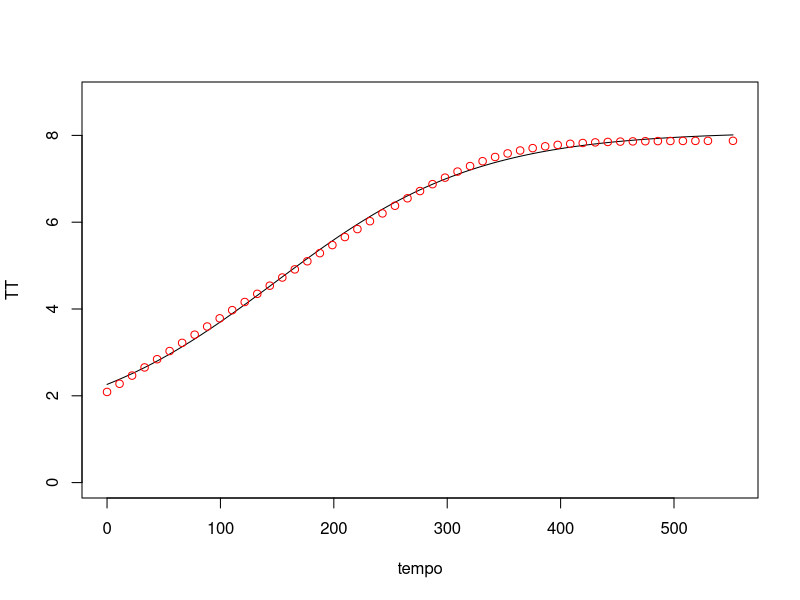
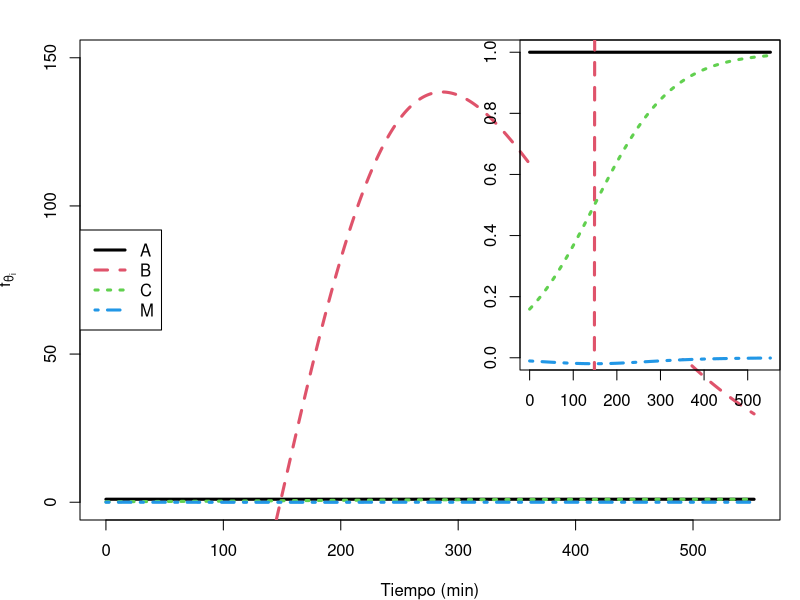
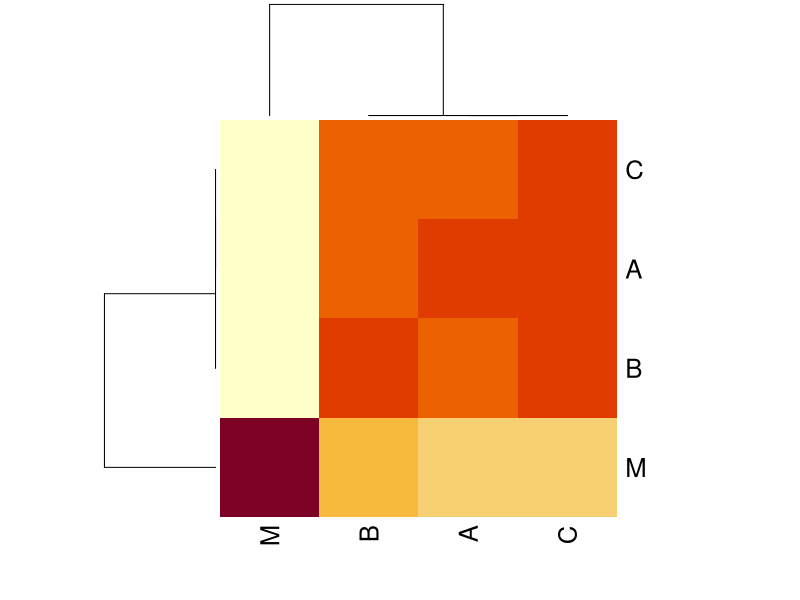
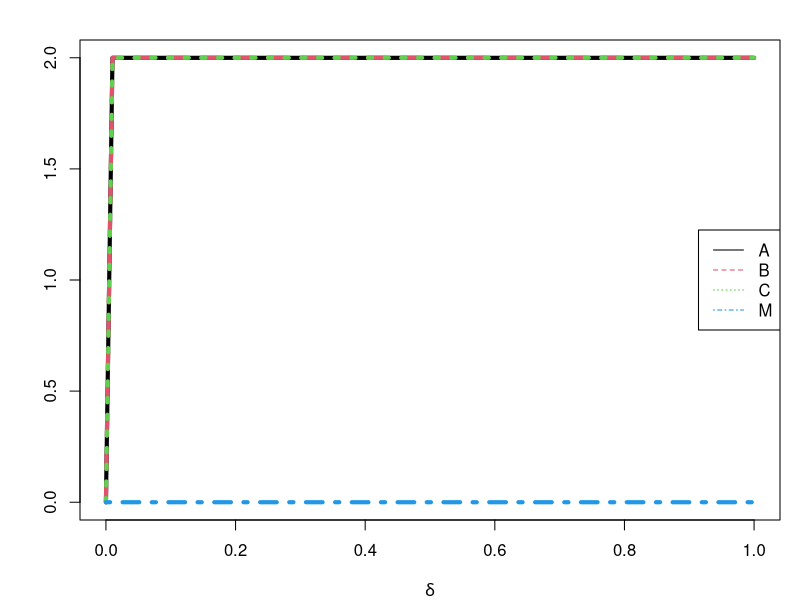
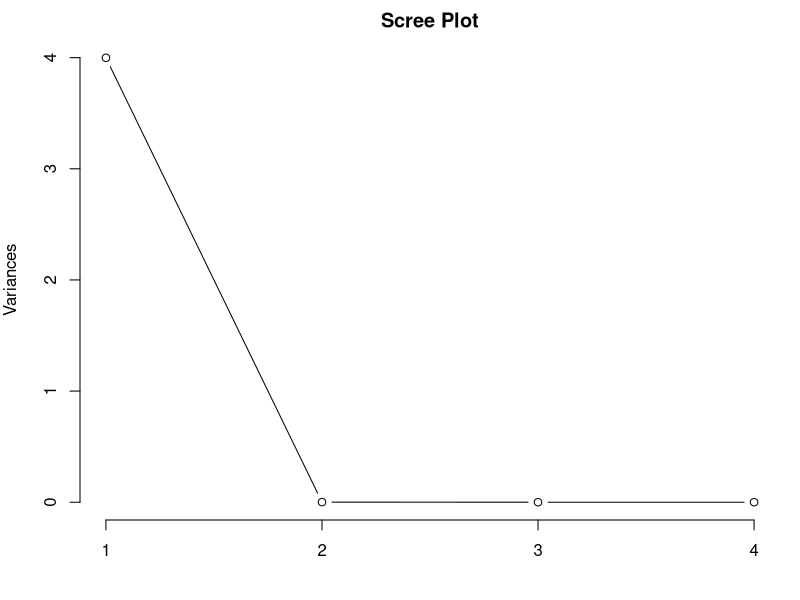
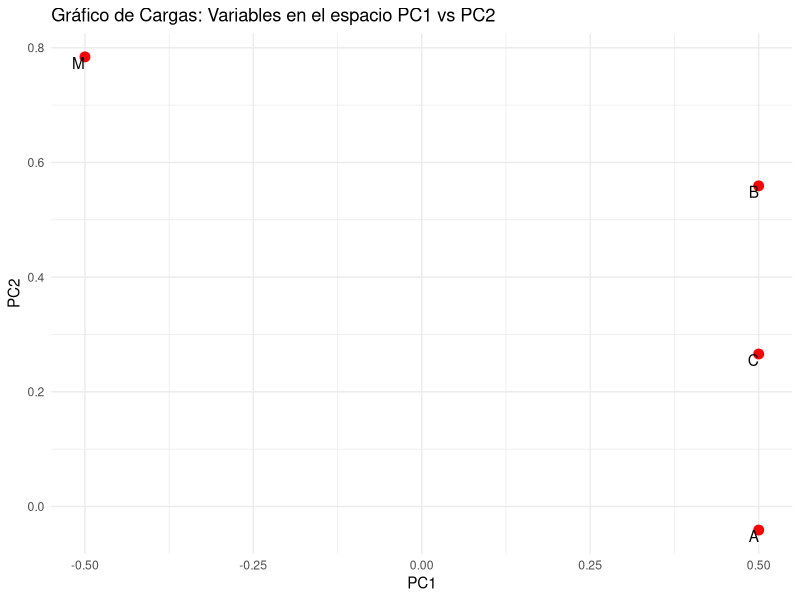
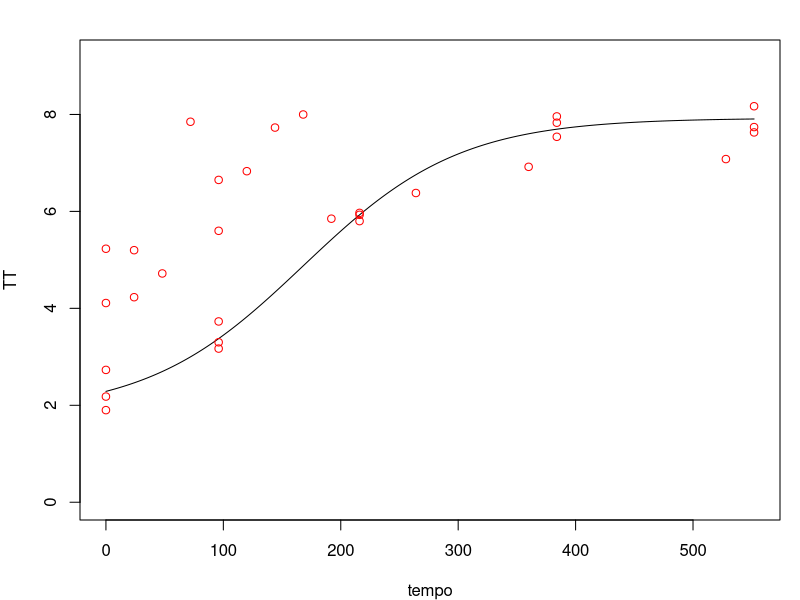
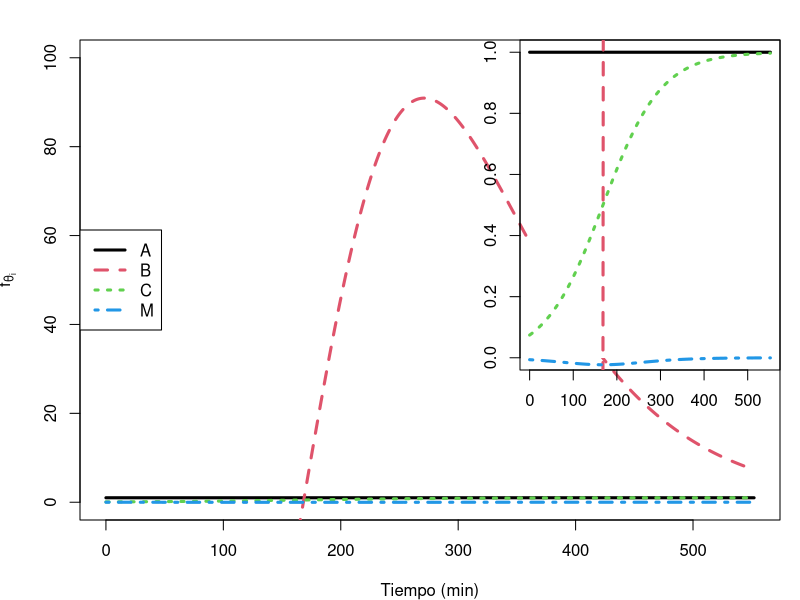

Write R code to recreate these figures, in order.
library(readxl)
library(ggplot2)

##### Datos 1 ####
{
datos <- read_excel("datos/datos.xlsx")

logistico <- function(t, param){
  A <- param[1]
  B <- param[2]
  C <- param[3]
  M <- param[4]
  z <- A + C/(1+exp(-B*(t-M)))
  return(z)
}

par(mfrow = c(1,1))
tempo <- c(0:552)
param <- c(1.1592,0.0112,6.9267,148.5352)
TT <- logistico(tempo,param)
plot(tempo, TT, type = "l", ylim=c(0,max(datos$y)+1))
points(datos$x,datos$y, col = "red")

#### Analisis de sensibilidad####

dA <- function(t, param){
  A <- param[1]
  B <- param[2]
  C <- param[3]
  M <- param[4]
  z <- rep(1, length(t))
  return(z)
}

dB <- function(t, param){
  A <- param[1]
  B <- param[2]
  C <- param[3]
  M <- param[4]
  z <- C*(t-M)*exp(-B*(t-M))/((1+exp(-B*(t-M)))^2)
  return(z)
}

dC <- function(t, param){
  A <- param[1]
  B <- param[2]
  C <- param[3]
  M <- param[4]
  z <- 1/(1+exp(-B*(t-M)))
  return(z)
}

dM <- function(t, param){
  A <- param[1]
  B <- param[2]
  C <- param[3]
  M <- param[4]
  z <- -B*C*exp(-B*(t-M))/((1+exp(-B*(t-M)))^2)
  return(z)
}

N <- 1e3
tempo <- seq(min(datos$x), max(datos$x), length.out = N)
S <- matrix(nrow = N, ncol = length(param))
for (i in 1:N){
  S[i,] <- c(dA(tempo[i],param),
             dB(tempo[i],param),
             dC(tempo[i],param),
             dM(tempo[i],param))
}
colnames(S) <- c("A","B","C","M")

####
par(mar = c(4, 4, 2, 1))
plot(c(), c(), xlim = c(0, 552), ylim = c(0, 150), 
     xlab = "Tiempo (min)", ylab = expression(f[theta[i]]))
for (i in 1:4) {
  lines(tempo, S[, i], col = i, lty = i, lwd = 3)
}
legend("left", legend = colnames(S), col = 1:4, lty = 1:4, lwd = 3)

# Ajustar la ventana gráfica para la subgráfica
par(fig = c(0.55, 1, 0.25, 1), new = TRUE)

# Subgráfica
plot(c(), c(), xlim = c(0, 552), ylim = c(0, 1),
     xlab = "", ylab = "", axes = FALSE)
rect(0, 0, 552, 1, col = "white", border = NA)
box()
axis(1)
axis(2)
for (i in 1:4) {
  lines(tempo, S[, i], col = i, lty = i, lwd = 3)
}

#### Estudio correlacion ####

MS <- t(S)%*%S
heatmap(cor(MS))
cor(MS)

delta <- seq(0,1,length.out=100)
cov_tot <- function(MS,ci, delta){
  s <- 0
  CC <- cor(MS)
  for (i in 1:ncol(MS)){
    if (i != ci){
      p <- CC[i,ci]
      s <- s + p*(p >= 1-delta)
    }
  }
  return(s)
}

EV <- matrix(nrow=length(delta),ncol = ncol(MS))
colnames(EV) <- colnames(MS)
plot(c(),c(),ylim=c(0,2),xlim=c(0,1),ylab="",xlab=expression(delta))
for (j in 1:ncol(MS)){
  ev <- c()
  for (k in 1:length(delta)){
    ev <- c(ev,cov_tot(MS,j,delta[k]))
  }
  EV[,j] <- ev
  lines(delta, ev, col=j, type = "l", lwd=4, lty=j)
}
legend("right", legend = colnames(EV), col = 1:ncol(EV), lty = 1:4)
# Parece que el parametro t_lag no tiene correlacion con el resto

for (i in 1:4){
  cat(paste(colnames(EV)[i],":", cov_tot(MS,i,0.25)),"\n")
}

#### Norma columnas ####
for (i in 1:4){
  cat(paste(colnames(EV)[i],":", sum(MS[,i]^2),"\n"))
}

#### Autovalores ####
eigen(MS)

#### PCA ####
pca <- prcomp(MS, scale. = TRUE)
# Scree plot
plot(pca, type = "l", main = "Scree Plot")
# Extraer los puntajes de los primeros dos componentes
pca_data <- as.data.frame(pca$x)
# Extraer las cargas (loadings)
loadings <- as.data.frame(pca$rotation)
# Gráfico de las cargas de las variables
ggplot(loadings, aes(x = PC1, y = PC2, label = rownames(loadings))) +
  geom_point(color = "red", size = 3) +
  geom_text(vjust = 1, hjust = 1) +
  ggtitle("Gráfico de Cargas: Variables en el espacio PC1 vs PC2") +
  theme_minimal()
}

##### Datos 2 ####
{
  datos <- read_excel("datos/Datos2.xlsx")
  
  logistico <- function(t, param){
    A <- param[1]
    B <- param[2]
    C <- param[3]
    M <- param[4]
    z <- A + C/(1+exp(-B*(t-M)))
    return(z)
  }
  
  par(mfrow = c(1,1))
  tempo <- c(0:max(datos$x))
  param <- c(1.8342,0.015,6.0921,168.1591)
  TT <- logistico(tempo,param)
  plot(tempo, TT, type = "l", ylim=c(0,max(datos$y)+1))
  points(datos$x,datos$y, col = "red")
  
  #### Analisis de sensibilidad####
  
  dA <- function(t, param){
    A <- param[1]
    B <- param[2]
    C <- param[3]
    M <- param[4]
    z <- rep(1, length(t))
    return(z)
  }
  
  dB <- function(t, param){
    A <- param[1]
    B <- param[2]
    C <- param[3]
    M <- param[4]
    z <- C*(t-M)*exp(-B*(t-M))/((1+exp(-B*(t-M)))^2)
    return(z)
  }
  
  dC <- function(t, param){
    A <- param[1]
    B <- param[2]
    C <- param[3]
    M <- param[4]
    z <- 1/(1+exp(-B*(t-M)))
    return(z)
  }
  
  dM <- function(t, param){
    A <- param[1]
    B <- param[2]
    C <- param[3]
    M <- param[4]
    z <- -B*C*exp(-B*(t-M))/((1+exp(-B*(t-M)))^2)
    return(z)
  }
  
  N <- 1e3
  tempo <- seq(min(datos$x), max(datos$x), length.out = N)
  S <- matrix(nrow = N, ncol = length(param))
  for (i in 1:N){
    S[i,] <- c(dA(tempo[i],param),
               dB(tempo[i],param),
               dC(tempo[i],param),
               dM(tempo[i],param))
  }
  colnames(S) <- c("A","B","C","M")
  ####
  par(mar = c(4, 4, 2, 1))
  plot(c(), c(), xlim = c(0, 552), ylim = c(0, 100), 
       xlab = "Tiempo (min)", ylab = expression(f[theta[i]]))
  for (i in 1:4) {
    lines(tempo, S[, i], col = i, lty = i, lwd = 3)
  }
  legend("left", legend = colnames(S), col = 1:4, lty = 1:4, lwd = 3)
  
  # Ajustar la ventana gráfica para la subgráfica
  par(fig = c(0.55, 1, 0.25, 1), new = TRUE)
  
  # Subgráfica
  plot(c(), c(), xlim = c(0, 552), ylim = c(0, 1),
       xlab = "", ylab = "", axes = FALSE)
  rect(0, 0, 552, 1, col = "white", border = NA)
  box()
  axis(1)
  axis(2)
  for (i in 1:4) {
    lines(tempo, S[, i], col = i, lty = i, lwd = 3)
  }
  
  #### Estudio correlacion ####
  MS <- t(S)%*%S
  heatmap(cor(MS))
  delta <- seq(0,1,length.out=100)
  cov_tot <- function(MS,ci, delta){
    s <- 0
    CC <- cor(MS)
    for (i in 1:ncol(MS)){
      if (i != ci){
        p <- CC[i,ci]
        s <- s + p*(p >= 1-delta)
      }
    }
    return(s)
  }
  
  EV <- matrix(nrow=length(delta),ncol = ncol(MS))
  colnames(EV) <- colnames(MS)
  plot(c(),c(),ylim=c(0,2),xlim=c(0,1),ylab="",xlab=expression(delta))
  for (j in 1:ncol(MS)){
    ev <- c()
    for (k in 1:length(delta)){
      ev <- c(ev,cov_tot(MS,j,delta[k]))
    }
    EV[,j] <- ev
    lines(delta, ev, col=j, type = "l", lwd=4, lty=j)
  }
  legend("right", legend = colnames(EV), col = 1:ncol(EV), lty = 1:4)
  #### PCA ####
  pca <- prcomp(MS, scale. = TRUE)
  # Scree plot
  plot(pca, type = "l", main = "Scree Plot")
  # Extraer los puntajes de los primeros dos componentes
  pca_data <- as.data.frame(pca$x)
  # Extraer las cargas (loadings)
  loadings <- as.data.frame(pca$rotation)
  # Gráfico de las cargas de las variables
  ggplot(loadings, aes(x = PC1, y = PC2, label = rownames(loadings))) +
    geom_point(color = "red", size = 3) +
    geom_text(vjust = 1, hjust = 1) +
    ggtitle("Gráfico de Cargas: Variables en el espacio PC1 vs PC2") +
    theme_minimal()
  
  print(MS)
  print(cor(MS))
  print(sort(colMeans(EV)))
  eigen(MS)
}




